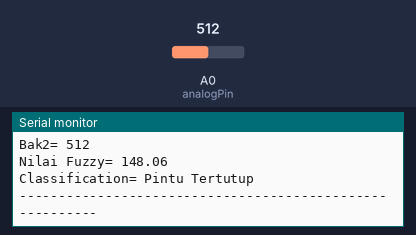
A sketch run on a simulated ESP8266 (NodeMCU). Parts: the last lines printed to the serial monitor. The test bench sets the inputs (shaded band); at power-on: A0 (analogPin) = 512. WiFi joins after 1.5 s; servers stay silent unless stated.

Above: at 4.0 s.
4.1 s: A0 (analogPin) set to 265
At 4.74 s:
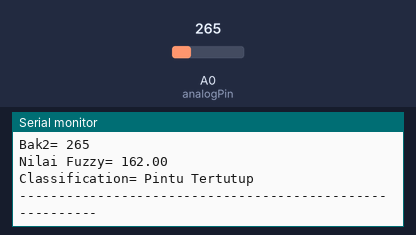
5.6 s: A0 (analogPin) set to 241
At 6.23 s:
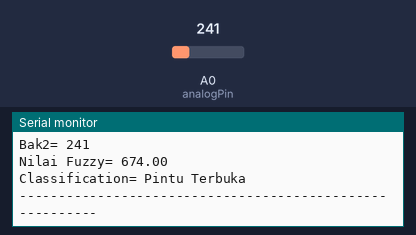
Timing chart, 0 to 8.6 s (numbered marks = the images above; inputs shaded):
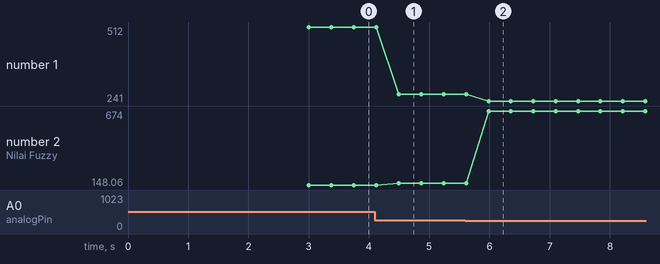

Measured:
- after the input at 4.1 s, the serial monitor: prints a new line after 0.39 s (image 1)
- after the input at 5.6 s, the serial monitor: prints a new line after 0.39 s (image 2)
- plotted number 1: 512 → 265 after the input at 4.1 s, 265 → 241 after the input at 5.6 s
- plotted number 2: 148.06 → 162 after the input at 4.1 s, 162 → 674 after the input at 5.6 s

The sketch:

Fuzzy_Pintu_Bendungan_Air.ino
```cpp
#include <Blynk.h>
#define BLYNK_PRINT Serial
#include <ESP8266WiFi.h>

#include <BlynkSimpleEsp8266.h>

char auth[] = "X1nuuroGbV0yF8jSp9INMH95Khori4YS";
char ssid[] = "Aial";
char pass[] = "aial1234";

BlynkTimer waktu;

//sesuaikan posisi pin select
int s0 = D3;
int s1 = D2;
int s2 = D1;

//gunakan A0 sebagai input
int analogPin = A0;
int lampu =0;
int modeBak = 0;

float hasilfuzBak1[3], hasilfuzBak2[3];
float valTertutup[3] = {0 , 0 , 0 };
float valSetengah[3] = {0 , 0 , 0};
float valTerbuka[3] = {0 , 0 , 0 };
float valCog[1024];
float arTertutup[1024];
float arSetengah[1024];
float arTerbuka[1024];
float terTertutup;
float terSetengah ;
float terTerbuka ;
float finalVal;
String classification;

float finalClassification(){
  for (int i = 0; i <=255; i++){
    arTertutup[i] = valCog[i];
  }
  for (int i = 256; i <=1023; i++){
    arTertutup[i] = 0;
  }

  for (int i =0 ; i <=178; i++){
    arTertutup[i] = 0;
  }
  for (int i =179 ; i <=324; i++){
    arSetengah[i] = valCog[i];
  }
  for (int i =325 ; i <=1023; i++){
    arSetengah[i] = 0;
  }

  for (int i = 0; i <=512; i++){
    arTerbuka[i] = 0;
  }
  for (int i = 513; i <=1023; i++){
    arTerbuka[i] = valCog[i];
  }

  if(arTertutup[(int)finalVal] >= arSetengah[(int)finalVal] && arTertutup[(int)finalVal] >= arTerbuka[(int)finalVal]){
    classification = "Pintu Tertutup";
  }else if(arSetengah[(int)finalVal] >= arTertutup[(int)finalVal] && arSetengah[(int)finalVal] >= arTerbuka[(int)finalVal]){
    classification = "Pintu Terbuka Setengah";
  }else if(arTerbuka[(int)finalVal] >= arSetengah[(int)finalVal] && arTerbuka[(int)finalVal] >= arTertutup[(int)finalVal]){
    classification = "Pintu Terbuka";
  }
}

float Bak1Fuzzifikasi(int bak1){
  float hasilfuz[3];
  //sedikit
  if (bak1 <= 255){
    hasilfuz[0] = 1.0;
  }else if (bak1 >= 178 && bak1 <= 256){
    hasilfuz[0] = (float)(256 - bak1)/ (float)20;
  }else{
    hasilfuz[0] = 0;
  }

  //setengah
  if (bak1 >= 178 && bak1 <= 255){
    hasilfuz[1] = (float)(bak1 - 178)/(float)20;
  }else if (bak1 >= 256 && bak1 <= 525){
    hasilfuz[1] = (float)(525 - bak1)/(float)20;
  }
  else{
    hasilfuz[1] = 0;
  }

  //penuh
  if (bak1 >= 255 && bak1 <= 325){
    hasilfuz[2] = (float)(bak1 - 255)/(float)20;
  }else if (bak1 >= 326 ){
    hasilfuz[2] = 1.0 ;
  }else{
    hasilfuz[2] = 0;
  }

  for (int i = 0; i < 3; i++)
  {
    hasilfuzBak1[i] = hasilfuz[i];
//    Serial.println(hasilfuzTemp[i]);
  }

}

float Bak2Fuzzifikasi(int bak2){
  float hasilfuz[3];
  //sedikit
  if (bak2 <= 255){
    hasilfuz[0] = 1.0;
  }else if (bak2 >= 178 && bak2 <= 256){
    hasilfuz[0] = (float)(256 - bak2)/ (float)20;
  }else{
    hasilfuz[0] = 0;
  }

  //setengah
  if (bak2 >= 178 && bak2 <= 255){
    hasilfuz[1] = (float)(bak2 - 178)/(float)20;
  }else if (bak2 >= 256 && bak2 <= 525){
    hasilfuz[1] = (float)(525 - bak2)/(float)20;
  }
  else{
    hasilfuz[1] = 0;
  }

  //penuh
  if (bak2 >= 255 && bak2 <= 325){
    hasilfuz[2] = (float)(bak2 - 255)/(float)20;
  }else if (bak2 >= 326 ){
    hasilfuz[2] = 1.0 ;
  }else{
    hasilfuz[2] = 0;
  }

  for (int i = 0; i < 3; i++)
  {
    hasilfuzBak2[i] = hasilfuz[i];
//    Serial.println(hasilfuzTemp[i]);
  }

}

float ruleTable(){
  //Tertutup
  if(hasilfuzBak1[2] <= hasilfuzBak2[1]){
    valTertutup[0] = hasilfuzBak1[2];
  }else{
    valTertutup[0] = hasilfuzBak2[1];
  }

  if(hasilfuzBak1[1] <= hasilfuzBak2[2]){
    valTertutup[1] = hasilfuzBak1[1];
  }else{
    valTertutup[1] = hasilfuzBak2[2];
  }

  if(hasilfuzBak1[2] <= hasilfuzBak2[2]){
    valTertutup[2] = hasilfuzBak1[2];
  }else{
    valTertutup[2] = hasilfuzBak2[2];
  }

  //Setengah
  if(hasilfuzBak1[2] <= hasilfuzBak2[1]){
    valSetengah[0] = hasilfuzBak1[2];
  }else{
    valSetengah[0] = hasilfuzBak2[1];
  }

  if(hasilfuzBak1[1] <= hasilfuzBak2[1]){
    valSetengah[1] = hasilfuzBak1[1];
  }else{
    valSetengah[1] = hasilfuzBak2[1];
  }

  if(hasilfuzBak1[0] <= hasilfuzBak2[2]){
    valSetengah[1] = hasilfuzBak1[0];
  }else{
    valSetengah[1] = hasilfuzBak2[2];
  }

  //Terbuka
  if(hasilfuzBak1[0] <= hasilfuzBak2[0]){
    valTerbuka[0] = hasilfuzBak1[0];
  }else{
    valTerbuka[0] = hasilfuzBak2[0];
  }

  if(hasilfuzBak1[1] <= hasilfuzBak2[0]){
    valTerbuka[0] = hasilfuzBak1[1];
  }else{
    valTerbuka[0] = hasilfuzBak2[0];
  }

  if(hasilfuzBak1[0] <= hasilfuzBak2[1]){
    valTerbuka[1] = hasilfuzBak1[0];
  }else{
    valTerbuka[1] = hasilfuzBak2[1];
  }

}

float maxRuleTable(){
   terTertutup = valTertutup[0];
   terSetengah = valSetengah[0];
   terTerbuka = valTerbuka[0];

  for (int i = 0; i < 3; i++)
  {
    if (valTertutup[i] >= terTertutup ){
        terTertutup = valTertutup[i];
    }
  }

  for (int i = 0; i < 3; i++)
  {
    if (valSetengah[i] >= terSetengah ){
        terSetengah = valSetengah[i];
    }
  }

  for (int i = 0; i < 3; i++)
  {
    if (valTerbuka[i] >= terTerbuka ){
        terTerbuka = valTerbuka[i];
    }
  }
}

float centerOfGrafity(){
  float atas, bawah, pembanding;

  for (int i = 0; i <= 178; i++)
  {
    valCog[i] = terTertutup;
  }

  for (int i = 179; i <= 255; i++)
  {
    pembanding = (float)(255-i)/42;
    if (pembanding >= terTertutup){
      valCog[i] = terTertutup;
    }else if(pembanding < terTertutup){
      valCog[i]= pembanding;
    }

    pembanding = (float)(i-179)/42;
    if (pembanding >= terSetengah){
      if (valCog[i] > terSetengah){
        valCog[i] = valCog[i];
      }else{
        valCog[i] = terSetengah;
      }
    }else if(pembanding < terSetengah){
      if (valCog[i] > pembanding){
        valCog[i] = valCog[i];
      }else{
        valCog[i] = pembanding;
      }
    }
  }

  for (int i = 256; i <= 512; i++)
  {
    valCog[i] = terSetengah;
  }

  for (int i = 513; i <= 324; i++)
  {
    pembanding = (float)(324-i)/42;
    if (pembanding >= terSetengah){
      valCog[i] = terSetengah;
    }else if(pembanding < terSetengah){
      valCog[i]= pembanding;
    }

    pembanding = (float)(i-513)/42;
    if (pembanding >= terTerbuka){
      if (valCog[i] > terTerbuka){
        valCog[i] = valCog[i];
      }else{
        valCog[i] = terTerbuka;
      }
    }else if(pembanding < terTerbuka){
      if (valCog[i] > pembanding){
        valCog[i] = valCog[i];
      }else{
        valCog[i] = pembanding;
      }
    }
  }

  for (int i =325; i <= 1023; i++)
  {
    valCog[i] = terTerbuka;
  }


  for (int i = 0; i < 1024; i++)
  {
    atas += (float)i * (float)valCog[i];
    bawah += (float)valCog[i];
  }
  float hasilAkhir = (float)atas/(float)bawah;
  if (modeBak == 0){
      int out = hasilAkhir * 1024/ 255;
  }
  finalVal = hasilAkhir;

  return hasilAkhir;
}


void setup() {
// put your setup code here, to run once:
Serial.begin(9600);
pinMode(s0, OUTPUT);
pinMode(s1, OUTPUT);
pinMode(s2, OUTPUT);
Blynk.begin(auth, ssid, pass);
//waktu.setInterval(22000L);
delay(1000);
}

void loop(){
  int potensiobak1; //10k
  digitalWrite(s0,LOW);
  digitalWrite(s1,LOW);
  digitalWrite(s2,LOW);
  potensiobak1 = analogRead(analogPin);
//  Serial.print(potensioTemp);
//  Serial.print(" ");
  delay(100);

  int potensiobak2; //50k
  digitalWrite(s0,HIGH);
  digitalWrite(s1,LOW);
  digitalWrite(s2,LOW);
  potensiobak2 = analogRead(analogPin);
//  Serial.println(potensioCah);
  delay(100);

  Bak1Fuzzifikasi(potensiobak1);
  Bak2Fuzzifikasi(potensiobak2);
  ruleTable();
  maxRuleTable();

  String stringBak1 = String(potensiobak1);
  String stringBak2 = String(potensiobak2);
  String stringFuzzyVal = String(centerOfGrafity());
  finalClassification();

  Serial.print("Bak1= ");
  Serial.println((char*) stringBak1.c_str());
  Serial.print("Bak2= ");
  Serial.println((char*) stringBak2.c_str());
  Serial.print("Nilai Fuzzy= ");
  Serial.println((char*) stringFuzzyVal.c_str());
  Serial.print("Classification= ");
  Serial.println((char*) classification.c_str());
  Serial.print("---------------------------------------------------------\n");

  Blynk.virtualWrite(V2,stringFuzzyVal.c_str());
  Blynk.notify((char*) classification.c_str());

  Blynk.run();
  waktu.run();
  delay(100);
}
```
